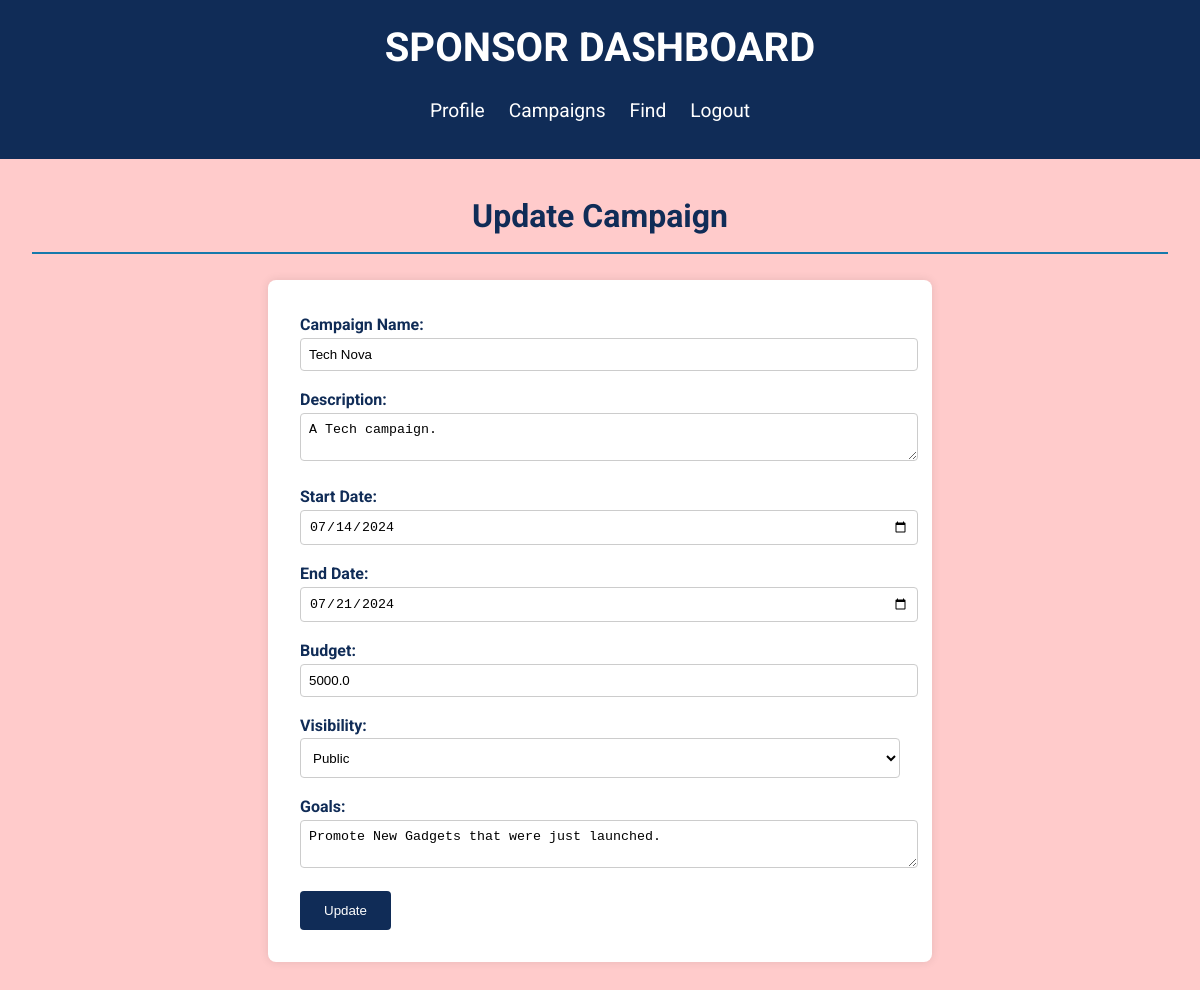
The app's page /campaign/update/1 with its own data.
### models.py (models this page shows, shortened)
class Campaigns(db.Model):
    __tablename__='campaigns'
    campaign_id=db.Column(db.Integer, primary_key=True, autoincrement=True)
    sponsor_id=db.Column(db.Integer, db.ForeignKey('sponsors.sponsor_id'), nullable=False)
    name=db.Column(db.String, nullable=False)
    description=db.Column(db.Text)
    start_date=db.Column(db.Date)
    end_date=db.Column(db.Date)
    budget=db.Column(db.Float)
    visibility=db.Column(db.String, nullable=False)
    goals=db.Column(db.Text)
    flagged= db.Column(db.Boolean, default=False)
    sponsor = db.relationship('Sponsors', back_populates='campaigns')
    ad_requests = db.relationship('Ad_Requests', back_populates='campaign', lazy=True, overlaps="ad_requests_relation")
    __table_args__ = (
        CheckConstraint("visibility IN ('Public', 'Private')", name='check_visibility'),
    )

### app.py (the view, shortened to what this page needs)
@app.route('/campaign/update/<int:campaign_id>', methods=['GET', 'POST'])
def update_campaign(campaign_id):
    campaign = Campaigns.query.filter_by(campaign_id=campaign_id).first()
    if not campaign:
        flash('Campaign not found!', 'error')
        return redirect(url_for('sponsor_campaigns'))
    return render_template('update_campaign.html', campaign=campaign)

### templates/update_campaign.html (shortened to what this page needs)
<!DOCTYPE html>
<html lang="en">
<head>
    <link rel='stylesheet' type='text/css' media='screen' href='/static/css/dashboard.css'>
</head>
<body>
    <header>
        <h1>SPONSOR DASHBOARD</h1>
        <nav>
            <ul>
                <li><a href="{{ url_for('sponsor_profile')}}">Profile</a></li>
                <li><a href="{{ url_for('sponsor_campaigns')}}">Campaigns</a></li>
                <li><a href="{{ url_for('search_influencers')}}">Find</a></li>
                <li><a href="{{ url_for('logout')}}">Logout</a></li>
            </ul>
        </nav>
    </header>
    <main>
        <h2>Update Campaign</h2>
        <form id="update-campaign-form" method="post" action="{{url_for('update_campaign', campaign_id=campaign.campaign_id) }}">
            <label for="name">Campaign Name:</label>
            <input type="text" id="name" name="name" value="{{ campaign.name }}"><br>
            <label for="description">Description:</label>
            <textarea id="description" name="description">{{ campaign.description }}</textarea><br>
            <label for="start_date">Start Date:</label>
            <input type="date" id="start_date" name="start_date" value="{{ campaign.start_date }}"><br>
            <label for="end_date">End Date:</label>
            <input type="date" id="end_date" name="end_date" value="{{ campaign.end_date }}"><br>
            <label for="budget">Budget:</label>
            <input type="text" id="budget" name="budget" value="{{ campaign.budget }}"><br>
            <label for="visibility">Visibility: </label>
            <select id="visibility" name="visibility" required>
                <option value="Public" {% if campaign.visibility == 'Public' %} selected {% endif %}>Public</option>
            </select>
            <label for="goals">Goals:</label>
            <textarea id="goals" name="goals">{{ campaign.goals }}</textarea><br>
            <button type="submit">Update</button>
        </form>
    </main>
</body>
</html>

### static/css/dashboard.css (style rules this page uses)
body, html { margin: 0; padding: 0; }
body { font-family: 'Roboto', sans-serif; background-color: #FFCBCB; color: #333; line-height: 1.6; }
header { background-color: #102C57; color: #fff; padding: 1rem; text-align: center; }
header h1 { margin: 0; font-size: 2.5rem; }
nav ul { list-style-type: none; padding: 0; }
nav ul li { display: inline; margin-right: 20px; }
nav ul li a { color: #fff; text-decoration: none; font-size: 1.2rem; }
main { padding: 2rem; }
main h2 { margin-top: 0; font-size: 2rem; color: #102C57; border-bottom: 2px solid #1679AB; text-align: center; padding-bottom: 10px; }
form { background-color: #fff; padding: 2rem; border-radius: 8px; box-shadow: 0 0 10px rgba(0, 0, 0, 0.1); max-width: 600px; margin: 0 auto; }
form div, form label, form textarea, form input, form select { margin-bottom: 1rem; width: 100%; }
form label { font-weight: bold; color: #102C57; }
form input, form textarea, form select { padding: 0.5rem; border: 1px solid #ccc; border-radius: 4px; }
form select { height: 2.5rem; background-color: #fff; }
form button { background-color: #102C57; color: #fff; padding: 0.75rem 1.5rem; border: none; border-radius: 4px; cursor: pointer; }
button { background-color: #102C57; color: #fff; padding: 0.75rem 1.5rem; border: none; border-radius: 4px; cursor: pointer; }

### records on screen
Campaigns: name "Tech Nova", description "A Tech campaign.", start_date "07/14/2024", end_date "07/21/2024", budget "5000.0", visibility "Public", goals "Promote New Gadgets that were just launched."
